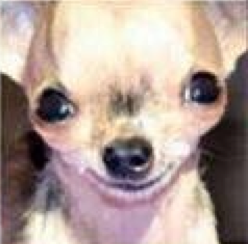
#> input picture Bonus/Dog or Muffin/img1.png, 248 x 244 px
$ jupyter execute 'Dog or Muffin.ipynb'   (shell and % lines are left out)
#> lines starting #> are read from the running program, lines starting #| are printed output that depends on the picture
# Help Links

- [Paper](https://arxiv.org/ftp/arxiv/papers/1801/1801.09573.pdf)
- [Dataset](https://github.com/ieee8023/deep-learning-datasets/tree/master/chihuahua-muffin)

[cell 1]
import matplotlib.pyplot as plt
import numpy as np
import scipy
import pylab
from scipy import misc
from skimage.feature import local_binary_pattern
from skimage.feature import canny
from skimage import io
from skimage import color
import imageio

[cell 2]
bins = range(0, 250)

[cell 3]
img = imageio.imread('img1.png')
#> img is the input picture: shape (244, 248, 4); mean R, G, B, A 176.3, 157.5, 149.7, 255

R = img[:, :, 0]
G = img[:, :, 1]
B = img[:, :, 2]
img_gray = R * 299. / 1000 + G * 587. / 1000 + B * 114. / 1000

img_gray = img_gray.astype('int32')
plt.imshow(img_gray, cmap = plt.get_cmap('gray'))
plt.show()

[cell 4]
img2 = imageio.imread('img2.png')
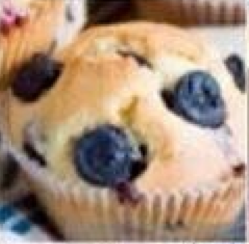
#> input picture Bonus/Dog or Muffin/img2.png, 249 x 244 px
#> img2 is the input picture: shape (244, 249, 4); mean R, G, B, A 166.2, 141.5, 121.5, 255

R2 = img2[:, :, 0]
G2 = img2[:, :, 1]
B2 = img2[:, :, 2]
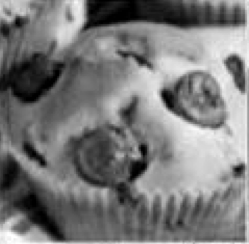
#> B2: shape (244, 249); min 0, max 255, mean 121.5
img2_gray = R2 * 299. / 1000 + G2 * 587. / 1000 + B2 * 114. / 1000

img2_gray = img2_gray.astype('int32')
plt.imshow(img2_gray, cmap = plt.get_cmap('gray'))
plt.show()

[cell 5]
img3 = imageio.imread('img3.png')
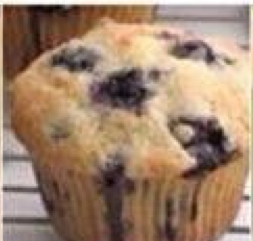
#> input picture Bonus/Dog or Muffin/img3.png, 253 x 241 px
#> img3 is the input picture: shape (241, 253, 4); mean R, G, B, A 159.6, 131.1, 109.2, 254.7

R3 = img3[:, :, 0]
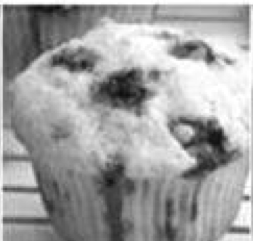
#> R3: shape (241, 253); min 11, max 255, mean 159.6
G3 = img3[:, :, 1]
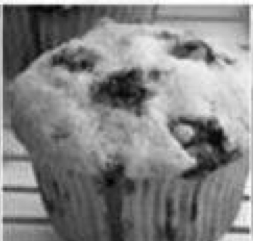
#> G3: shape (241, 253); min 0, max 255, mean 131.1
B3 = img3[:, :, 2]
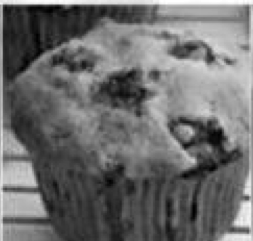
#> B3: shape (241, 253); min 0, max 255, mean 109.2
img3_gray = R3 * 299. / 1000 + G3 * 587. / 1000 + B3 * 114. / 1000

img3_gray = img3_gray.astype('int32')
plt.imshow(img3_gray, cmap = plt.get_cmap('gray'))
plt.show()

[cell 6]
plt.hist(img_gray.ravel(), bins, color="grey")
plt.title("Histograma RGB - Chihuahua")
plt.show()
#> figure, not shown here; tallest bar 1368 high, from x = 248 to 249

[cell 7]
plt.hist(img2_gray.ravel(), bins, color="grey")
plt.title("Histograma 2 RGB - Muffin 1")
plt.show()
#> figure, not shown here; tallest bar 440 high, from x = 229 to 230

[cell 8]
plt.hist(img3_gray.ravel(), bins, color="grey")
plt.title("Histograma RGB - Muffin 2")
plt.show()
#> figure, not shown here; tallest bar 439 high, from x = 182 to 183

[cell 9]
img_red = R.astype('int32')
plt.imshow(img_red, cmap = plt.get_cmap('Reds'))
plt.show()

img2_red = R2.astype('int32')
plt.imshow(img2_red, cmap = plt.get_cmap('Reds'))
plt.show()

img3_red = R3.astype('int32')
plt.imshow(img3_red, cmap = plt.get_cmap('Reds'))
plt.show()

[cell 10]
#bins = np.linspace(-10, 10, 100, 1000)

plt.hist(img_red.ravel(), bins, color="red", alpha=0.5, label='img1')  # arguments are passed to np.histogram
plt.title("Histograma del Componente Rojo - Chihuahua")
plt.show()
#> figure, not shown here; tallest bar 2967 high, from x = 248 to 249

plt.hist(img2_red.ravel(), bins, color="#7f0000", alpha=0.5, label='img2')  # arguments are passed to np.histogram
plt.title("Histograma del Componente Rojo - Muffin 1")
plt.show()
#> figure, not shown here; tallest bar 1425 high, from x = 248 to 249

plt.hist(img3_red.ravel(), bins, color="#af0000", alpha=0.5, label='img2')  # arguments are passed to np.histogram
plt.title("Histograma del Componente Rojo - Muffin 2")
#plt.legend(loc='upper left')
plt.show()
#> figure, not shown here; tallest bar 826 high, from x = 248 to 249

[cell 11]
img_green = G.astype('int32')
plt.imshow(img_green, cmap = plt.get_cmap('Greens'))
plt.show()

img2_green = G2.astype('int32')
plt.imshow(img2_green, cmap = plt.get_cmap('Greens'))
plt.show()

img3_green = G3.astype('int32')
plt.imshow(img3_green, cmap = plt.get_cmap('Greens'))
#plt.show()

[cell 12]
plt.hist(img_green.ravel(), bins, color="green")  # arguments are passed to np.histogram
plt.title("Histograma del Componente Verde - Chihuahua")
plt.show()
#> figure, not shown here; tallest bar 1260 high, from x = 248 to 249

plt.hist(img2_green.ravel(), bins, color="green")  # arguments are passed to np.histogram
plt.title("Histograma del Componente Verde - Muffin 1")
plt.show()
#> figure, not shown here; tallest bar 514 high, from x = 191 to 192

plt.hist(img3_green.ravel(), bins, color="green")  # arguments are passed to np.histogram
plt.title("Histograma del Componente Verde - Muffin 2")
plt.show()
#> figure, not shown here; tallest bar 492 high, from x = 175 to 176

[cell 13]
img_blue = B.astype('int32')
plt.imshow(img_blue, cmap = plt.get_cmap('Blues'))
plt.show()

img2_blue = B2.astype('int32')
plt.imshow(img2_blue, cmap = plt.get_cmap('Blues'))
plt.show()

img3_blue = B3.astype('int32')
plt.imshow(img3_blue, cmap = plt.get_cmap('Blues'))
plt.show()

[cell 14]
plt.hist(img_blue.ravel(), bins, color="blue")  # arguments are passed to np.histogram
plt.title("Histograma del Componente Azul - Chihuahua")
plt.show()
#> figure, not shown here; tallest bar 555 high, from x = 207 to 208

plt.hist(img2_blue.ravel(), bins, color="blue")  # arguments are passed to np.histogram
plt.title("Histograma del Componente Azul - Muffin 1")
plt.show()

plt.hist(img3_blue.ravel(), bins, color="blue")  # arguments are passed to np.histogram
plt.title("Histograma del Componente Azul - Muffin 2")
plt.show()
#> figure, not shown here; tallest bar 557 high, from x = 56 to 57

[cell 15]
radius = 3
n_points = 8 *radius

METHOD = 'default'
lbp = local_binary_pattern(img_gray, n_points, radius, METHOD)
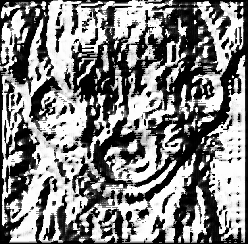
#> lbp: shape (244, 248) float64; min 0, max 16777215, mean 8612448.5; drawn with min black and max white
lbp = lbp.astype('int32')
plt.imshow(lbp,cmap = plt.get_cmap('gray'))
plt.show()

lbp2 = local_binary_pattern(img2_gray, n_points, radius, METHOD)
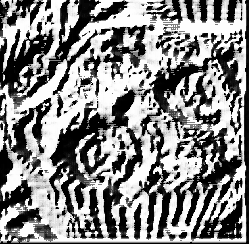
#> lbp2: shape (244, 249) float64; min 0, max 16777215, mean 8957694.3; drawn with min black and max white
lbp2 = lbp2.astype('int32')
plt.imshow(lbp2,cmap = plt.get_cmap('gray'))
plt.show()

lbp3 = local_binary_pattern(img3_gray, n_points, radius, METHOD)
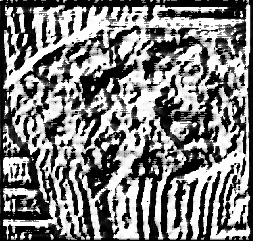
#> lbp3: shape (241, 253) float64; min 0, max 16777215, mean 8292592.8; drawn with min black and max white
lbp3 = lbp3.astype('int32')
plt.imshow(lbp3,cmap = plt.get_cmap('gray'))
plt.show()

[cell 16]
lbp = (lbp - lbp.min())/(lbp.max() - lbp.min()) * 255.0


plt.hist(lbp.ravel(), bins, color="black")  # arguments are passed to np.histogram
plt.title("Histograma de textura - Chihuahua")
plt.show()
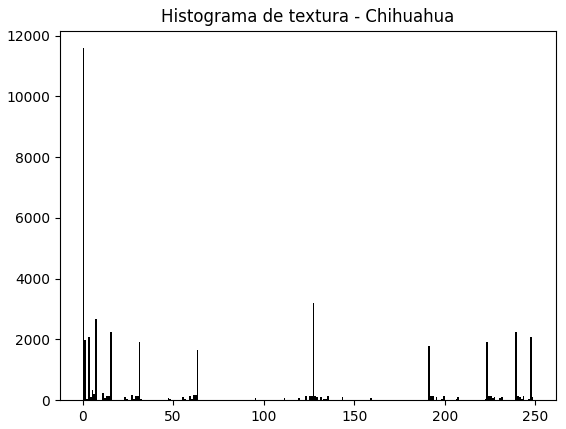
#> figure drawn by matplotlib, 1 panel; tallest bar 11585 high, from x = 0 to 1

lbp2 = (lbp2 - lbp2.min())/(lbp2.max() - lbp2.min()) * 255.0


plt.hist(lbp2.ravel(), bins, color="black")  # arguments are passed to np.histogram
plt.title("Histograma de textura - Muffin 1")
plt.show()


lbp3 = (lbp3 - lbp3.min())/(lbp3.max() - lbp3.min()) * 255.0


plt.hist(lbp3.ravel(), bins, color="black")  # arguments are passed to np.histogram
plt.title("Histograma de textura - Muffin 2")
plt.show()
